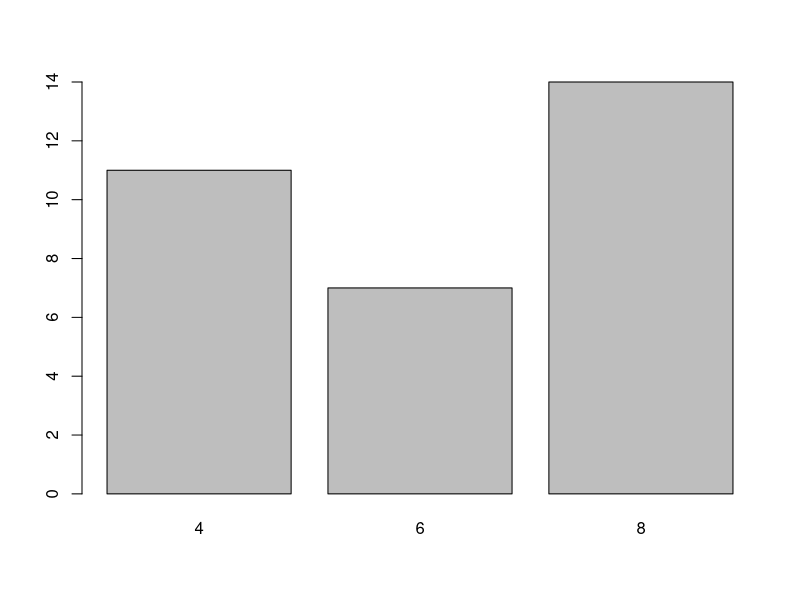
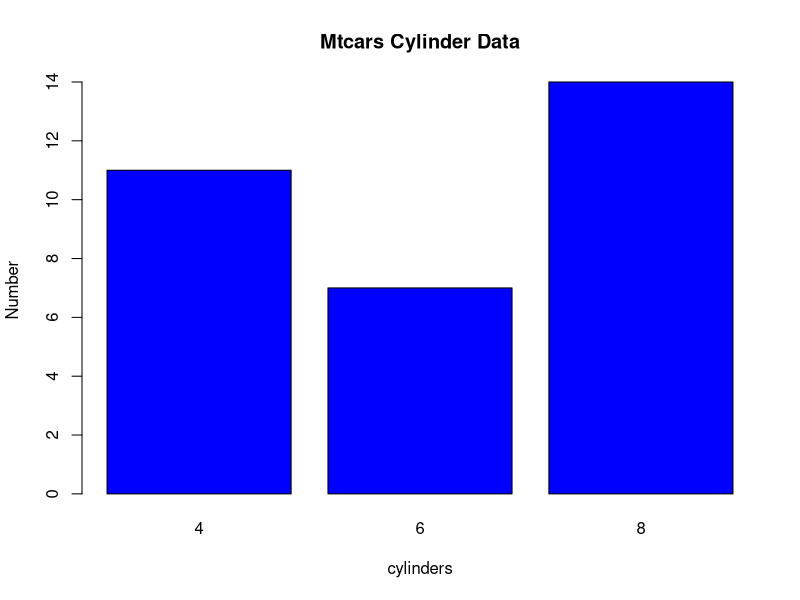

The R script that drew these images, in order:
# get documentation on mtcars data frame
?mtcars

# show first 6 rows of data in mtcars
head(mtcars)

# get documentation on barplot function
# the barplot function may be used to produce
# bar charts
?barplot

# reformat the cylinder data in mtcars so that 
# instead of it being in the data frame, it will
# be in a table -
# 1. barplot works better with tables that it
# does data frames
# 2. the created table will be stored in an object

# get R documentation on table function
?table

# create table and store it in a object
cylinders <- table(mtcars$cyl)

# give bar plot function cylinders object
# x-axis is telling us the diffeent types of cylinders
# y-axis is telling us the number of data points in 
# each type of cylinder
barplot(cylinders)

# give bar plot function the cylinders object
# and options
barplot(cylinders,
    col = "blue", #blue bar color
    main = "Mtcars Cylinder Data", # main title
    xlab = "cylinders", # x-axis label
    ylab = "Number" # y-axis label
)

# clear the cylinders object from the global environment
rm(list = ls())
